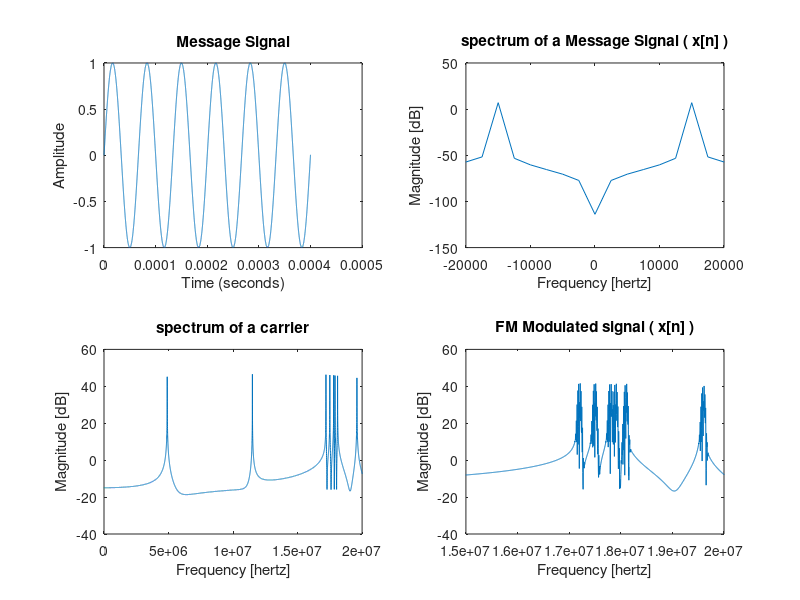
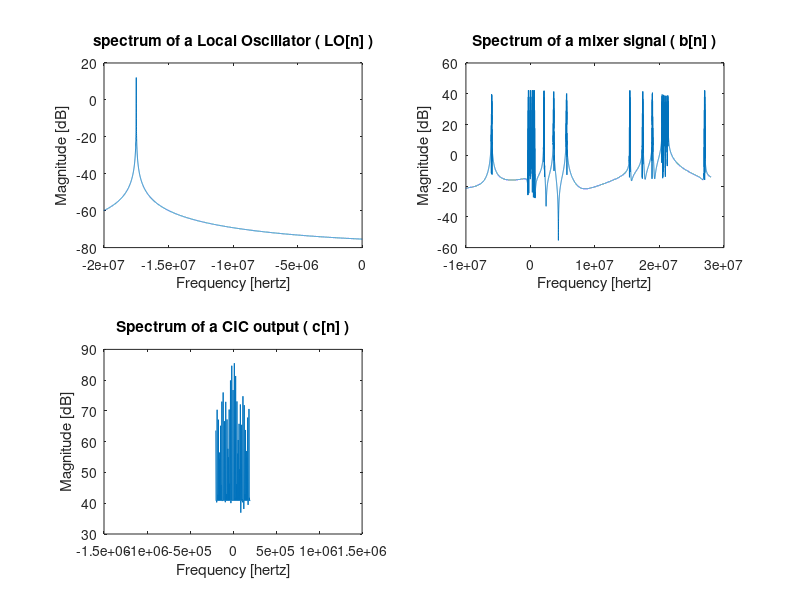

Recreate these plots in MATLAB, in order. (Note: this script raises an error after producing the figures.)
clc;
clear all;
close all;

%-----------------------------------------------------------------------
%						FM Modulation
%-----------------------------------------------------------------------    
N  = 3734*6;                                      % total # of samples     
Fs = 56e6;                                      % perform undersampling of FM signal
Ts = 1/Fs;                                      % sampling interval  
fc = 94.5e6;                                    % carrier frequency  
fc1 = 93.9e6;
fc2 = 88.9e6;
fc3 = 90.9e6;
fc4 = 92.4e6;
fc5 = 94.2e6;
fc6 = 94.8e6;
fc7 = 94.1e6;
fc8 = 100.5e6;
fc9 = 107.1e6;
t  = [0:Ts:(N*Ts)- Ts];                         % time index for samples 

% system impedance (ohms)
R = 50;

% FM modulate a test signal.                   
ModFreq = 15e3;                                % Modulating frequency  
carrier = 100 * cos(2*pi*fc*t); 
carrier1 = 100 * cos(2*pi*fc1*t);
carrier2 = 100 * cos(2*pi*fc2*t);
carrier3 = 100 * cos(2*pi*fc3*t);
carrier4 = 100 * cos(2*pi*fc4*t);
carrier5 = 100 * cos(2*pi*fc5*t);
carrier6 = 100 * cos(2*pi*fc6*t);
carrier7 = 100 * cos(2*pi*fc7*t);
carrier8 = 100 * cos(2*pi*fc8*t);
carrier9 = 100 * cos(2*pi*fc9*t);
carrier = carrier + carrier1 + carrier2 + carrier3 + carrier4 + carrier5 + carrier6 + carrier7 + carrier8 + carrier9;

msg = sin(2*pi*ModFreq*t);                     % compute vector  
       
mi = 2;     								   % Modulation Index
fmmsg = 100 * cos(2*pi*fc*t + mi*msg);
fmmsg1 = 100 * cos(2*pi*fc1*t + mi*msg);
fmmsg2 = 100 * cos(2*pi*fc2*t + mi*msg);
fmmsg3 = 100 * cos(2*pi*fc3*t + mi*msg);
fmmsg4 = 100 * cos(2*pi*fc4*t + mi*msg);
fmmsg5 = 100 * cos(2*pi*fc5*t + mi*msg);
fmmsg6 = 100 * cos(2*pi*fc6*t + mi*msg);
fmmsg7 = 100 * cos(2*pi*fc7*t + mi*msg);
fmmsg8 = 100 * cos(2*pi*fc8*t + mi*msg);
fmmsg9 = 100 * cos(2*pi*fc9*t + mi*msg);
fmmsg = fmmsg + fmmsg1 + fmmsg2 + fmmsg3 + fmmsg4 + fmmsg5 + fmmsg6 + fmmsg7 + fmmsg8 + fmmsg9;

% PLOTS                                                                   
startplot = 1;
endplot   = 1000;

dF = Fs/N;                      % hertz
f = -Fs/2:dF:Fs/2-dF;           % hertz
f = Fs/2*[-1:2/N:1-2/N];

figure(1);
subplot(2,2,1);
plot(t, msg);
title('Message Signal');
xlabel('Time (seconds)');
ylabel('Amplitude');

% normalized FFT of signal
f1=(fftshift(fft(msg,N))/(N));

% power spectrum
F1=10*log10((abs(f1).^2)/R*1000);

subplot(2,2,2);
plot(f,F1);
title('spectrum of a Message Signal ( x[n] )');
xlabel('Frequency [hertz]');
ylabel('Magnitude [dB]');
xlim([-20e3,20e3]);

% normalized FFT of signal
f2=(fftshift(fft(carrier,N))/(N));

% power spectrum
F2=10*log10((abs(f2).^2)/R*1000);

subplot(2,2,3);
plot(f,F2);
title('spectrum of a carrier');
xlabel('Frequency [hertz]');
ylabel('Magnitude [dB]');
xlim([0,20e6]);

% normalized FFT of signal
f3=(fftshift(fft(fmmsg,N))/(N));

% power spectrum
F3 = 10*log10((abs(f3).^2)/R*1000);

subplot(2,2,4);
plot(f,F3);
title('FM Modulated signal ( x[n] )');
xlabel('Frequency [hertz]');
ylabel('Magnitude [dB]');
xlim([15e6,20e6]);

%-----------------------------------------------------------------------
%						Digital Down Conversion (DDC)
%----------------------------------------------------------------------- 

%						Numerially-Controlled Oscillator
%----------------------------------------------------------------------- 
%nco = ideal_dds(Fs,17.5e6,N); % digital local oscillator
fLO = 2*Fs - fc;
%fLO = fc;

LO  = exp(-1*1j*2*pi*fLO*t);

% normalized FFT of signal
f4=(fftshift(fft(LO,N))/(N));

% power spectrum
F4 = 10*log10((abs(f4).^2)/R*1000);

figure(2);
subplot(2,2,1);
plot(f,F4);
title('spectrum of a Local Oscillator ( LO[n] )');
xlabel('Frequency [hertz]');
ylabel('Magnitude [dB]');
xlim([-20e6,0]);

%						Mixer Stage of DDC
%----------------------------------------------------------------------- 
mixer = fmmsg .* LO;			   % mix FM signal with LO

% normalized FFT of signal
f5=(fftshift(fft(mixer,N))/(N));

% power spectrum
F5 = 10*log10((abs(f5).^2)/R*1000);

subplot(2,2,2);
plot(f,F5);
title('Spectrum of a mixer signal ( b[n] )');
xlabel('Frequency [hertz]');
ylabel('Magnitude [dB]');
xlim([-10e6,30e6]);

%						CIC Stage 
%-----------------------------------------------------------------------
Mcic = 1;   % Differential delays in the filter.
Ncic = 20;  % Filter sections
Rcic = 140; % Decimation factor

g = ones(1,Rcic*Mcic);
h = g;
for i=1:Ncic;
	h = conv(h,g);
end;

cic_filtered  = conv(mixer,g);
cic = cic_filtered([1:Rcic:length(cic_filtered)]);
cic = cic(1:round(length(mixer)/Rcic));

Fs = round(Fs/Rcic);                                   
Ts = 1/Fs;
N = round(N/Rcic);
t = [0:Ts:(N*Ts)- Ts];

dF = Fs/N;                      % hertz
f = -Fs/2:dF:Fs/2-dF;           % hertz

% normalized FFT of signal
f6=(fftshift(fft(cic,N))/(N));

% power spectrum
F6 = 10*log10((abs(f6).^2)/R*1000);

subplot(2,2,3);
plot(f,F6);
title('Spectrum of a CIC output ( c[n] )');
xlabel('Frequency [hertz]');
ylabel('Magnitude [dB]');
xlim([-1.5e6,1.5e6]);

%						Compensation FIR Stage
%-----------------------------------------------------------------------

Hfir= cfir(Rcic,Mcic,Ncic);

% filter the mixer spurs
pfir = filter(Hfir,1,cic);

% normalized FFT of signal
f7=(fftshift(fft(pfir,N))/(N));

% power spectrum
F7 = 10*log10((abs(f7).^2)/R*1000);

subplot(2,2,4);
plot(f,F7);
title('Spectrum of a filter output [I[n] and Q[n]');
xlabel('Frequency [hertz]');
ylabel('Magnitude [dB]');
xlim([-1.5e6,1.5e6]);


%-----------------------------------------------------------------------
%						FM Demodulation
%-----------------------------------------------------------------------   

% Initialize the variables.                                            %

phase = zeros(1,length(pfir));
freq = zeros(1,length(pfir));

% compute inverse tangent

for i=1:length(pfir)
	phase(i) = atan2(imag(pfir(i)),real(pfir(i)));
end;

dt = 1/(Fs/Rcic);

% Compute derivative

freq = phase(1);   
for k=2:length(phase);
  freq(k) = (phase(k)-phase(k-1))/dt;
end

freq = -1 .* freq;

% amplify the output
freq = (1/max(freq(50:length(freq)))) * freq;
  
%-------------------------------------------------------------------------%
figure(3)
subplot(2,2,1)
plot(t,freq);
title('FM Demodulated Signal ( /\O[n] )');
xlabel('Time (seconds)');
ylabel('Amplitude');
%ylim([-1,1]);

% normalized FFT of signal
f8=(fftshift(fft(freq,N))/(N));

% power spectrum
F8 = 10*log10((abs(f8).^2)/R*1000);

subplot(2,2,2)
plot(f,F8);
title('Spectrum of a Demodulated Signal ( /\O[n] )');
xlabel('Frequency [hertz]');
ylabel('Magnitude [dB]');
xlim([-20e3,20e3]);
